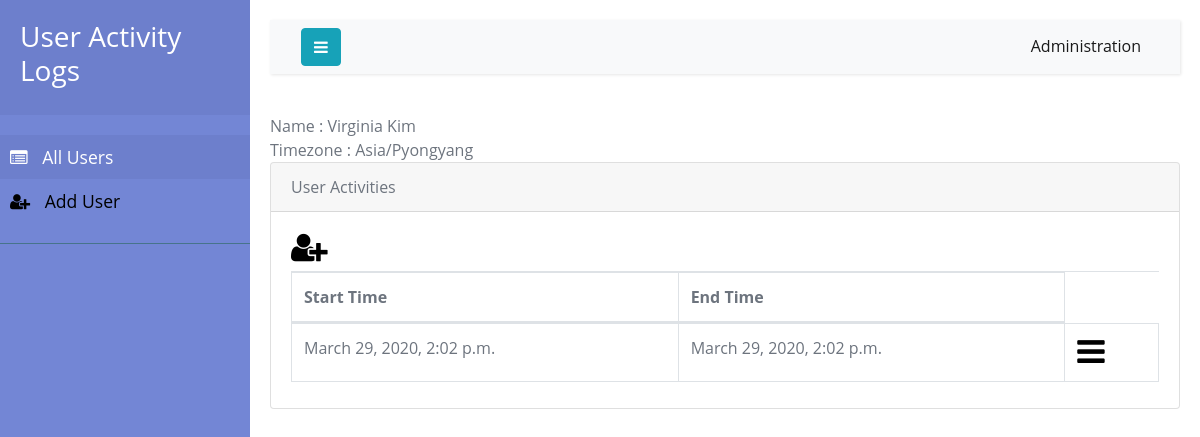
/3/activitylogs/, run on the app's committed database.
### NewApp/models.py (models this page shows, shortened)
class NewUser(models.Model):
    id = models.AutoField(primary_key=True, editable=False)
    real_name = models.CharField( max_length=50)
    tz = models.CharField( max_length=50)
    class Meta:
        verbose_name = ("NewUser")
        verbose_name_plural = ("NewUsers")

class ActivityPeriod(models.Model):
    user = models.ForeignKey(NewUser, on_delete=models.CASCADE)
    start_time = models.DateTimeField(  default=timezone.now)
    end_time = models.DateTimeField(  default=timezone.now)
    class Meta:
        verbose_name = ("ActivityPeriod")
        verbose_name_plural = ("ActivityPeriods")

### NewApp/views.py (the view)
# urls.py: re_path(r'^(?P<id>\d+)/activitylogs/$', ab.activity_log, name='activity_log'),
def activity_log(request,id):
    object = get_object_or_404(NewUser, pk=id)
    activity = object.activityperiod_set.all()
    return render(request,'activitylog.html',{'object':object,'activity':activity})

### NewApp/templates/activitylog.html (shortened to what this page needs)
{% extends 'layout.html' %}
{% block body %}
      		<div class="card-panel">	<span class="blue-text text-darken-2">Name : {{object.real_name}}</span>
			<br>	<span class="blue-text text-darken-2">Timezone : {{ object.tz  }}</span>
			<br>
		</div>
                <section>
                    <div class="section-body">
                        <div class="row">
                            <div class="col-lg-12">
                                <div class="card">
                                    <div class="card-header">
                                        <header> User Activities</header>
                                    </div>
                                    <div class="card-body">
                                    							<div class="pull-center">
										<a href="{%url 'activity_add' object.id %}" title="Add New Activities"><i class="fa fa-user-plus fa-2x"></i></a>
									</div>
                                    <div class=:table-responsive>
                                            <table id="example"class="table table-striped table-bordered" style="width:100%">
                                                <thead>
                                                    <tr>
                                                        <th>Start Time</th>
                                                        <th>End Time</th>
                                                    </tr>
                                                </thead>
                                                <tbody>
                                                    {% for order in activity %}
                                                        <tr class="gradeX">
                                                            <td>{{ order.start_time }} </td>
                                                            <td>{{ order.end_time }}</td>
                                                            <td>
                                                                <a href="#" ><i class="fa fa-bars fa-2x"></i> </a>
                                                            </td>
                                                        </tr>
                                                    {% endfor %}
                                                </tbody>
                                            </table>
                                     </div>
                                    </div>
                                </div>
                            </div>
                        </div>
                    </div>
                </section>
{% endblock %}

### NewApp/static/css/style4.css (style rules this page uses)
body { font-family: 'Poppins', sans-serif; background: #fafafa; }
a, a:hover, a:focus { color: inherit; text-decoration: none; transition: all 0.3s; }
i, span { display: inline-block; }

### NewApp/templates/layout.html (style rules this page uses)
a, a:hover { color: initial; }
body { color: #6d747e; font-family: 'Open Sans', sans-serif; font-size: 16px; line-height: 1.5em; }
table { font-size: 1em; }

### data on the page
NewUser: real_name "Virginia Kim", tz "Asia/Pyongyang"
ActivityPeriod: start_time "March 29, 2020, 2:02 p.m.", end_time "March 29, 2020, 2:02 p.m."
